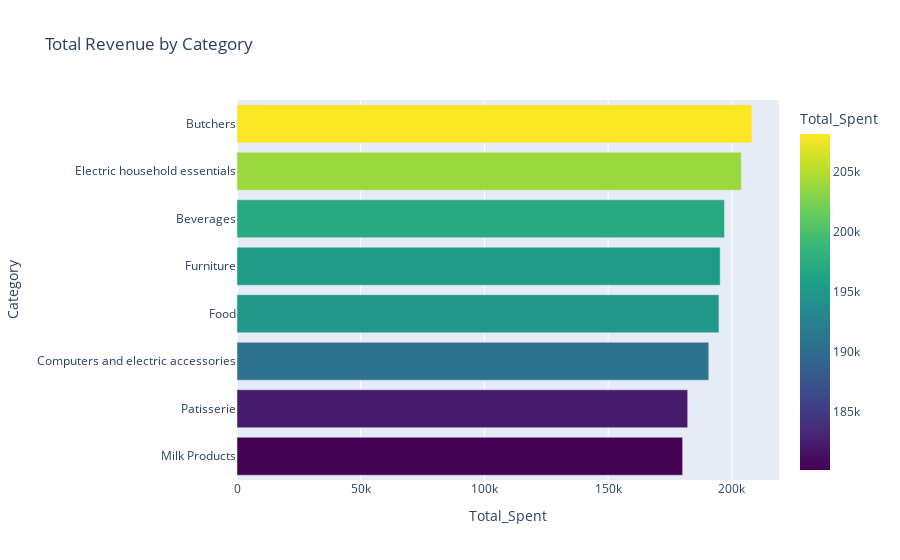

The notebook cell this image was saved under:
### Code cell
fig1 = px.bar(category_sales, x='Total_Spent', y='Category', orientation='h',
              title='Total Revenue by Category', color='Total_Spent', color_continuous_scale='Viridis')
fig1.update_layout(yaxis={'categoryorder':'total ascending'})

### Figure 1 — Plotly figure (JSON) as saved in the notebook; plotly's stock layout.template omitted (floating-point values rounded to 4 significant figures)
{"data": [{"alignmentgroup": "True", "hovertemplate": "Total_Spent=%{marker.color}<br>Category=%{y}<extra></extra>", "legendgroup": "", "marker": {"color": [208118, 203800.0, 197000.0, 195310, 194812, 190700.0, 182200.0, 180112], "coloraxis": "coloraxis", "pattern": {"shape": ""}}, "name": "", "offsetgroup": "", "orientation": "h", "showlegend": false, "textposition": "auto", "type": "bar", "x": [208118, 203800.0, 197000.0, 195310, 194812, 190700.0, 182200.0, 180112], "xaxis": "x", "y": ["Butchers", "Electric household essentials", "Beverages", "Furniture", "Food", "Computers and electric accessories", "Patisserie", "Milk Products"], "yaxis": "y"}], "layout": {"autosize": true, "barmode": "relative", "coloraxis": {"colorbar": {"title": {"text": "Total_Spent"}}, "colorscale": [[0, "#440154"], [0.1111, "#482878"], [0.2222, "#3e4989"], [0.3333, "#31688e"], [0.4444, "#26828e"], [0.5556, "#1f9e89"], [0.6667, "#35b779"], [0.7778, "#6ece58"], [0.8889, "#b5de2b"], [1, "#fde725"]]}, "legend": {"tracegroupgap": 0}, "title": {"text": "Total Revenue by Category"}, "xaxis": {"anchor": "y", "autorange": true, "domain": [0, 1], "range": [0, 219100.0], "title": {"text": "Total_Spent"}, "type": "linear"}, "yaxis": {"anchor": "x", "autorange": true, "categoryorder": "total ascending", "domain": [0, 1], "range": [-0.5, 7.5], "title": {"text": "Category"}, "type": "category"}}}
